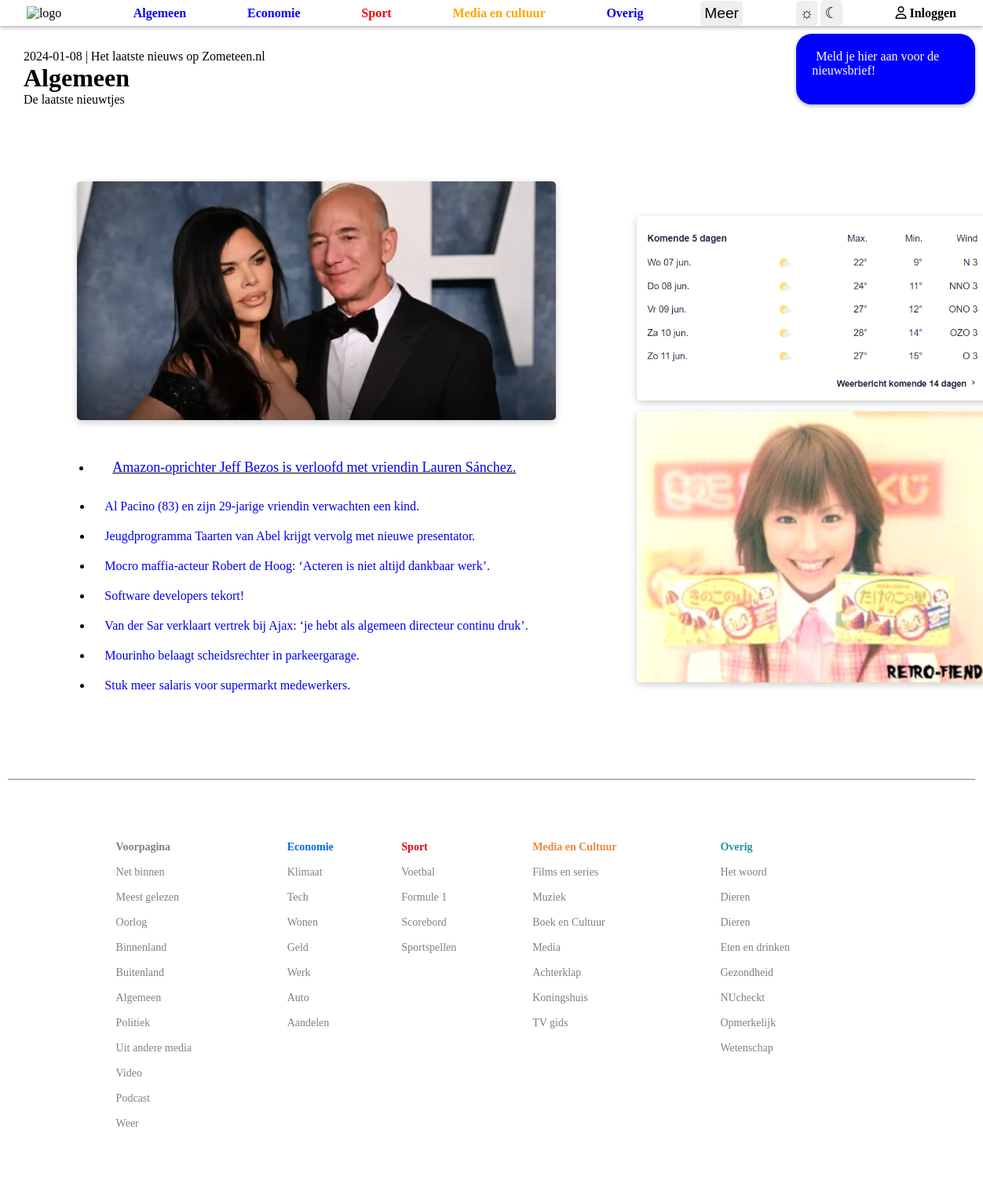
The page / on the database its author committed.
### tables this page shows
CREATE TABLE `nieuwsberichten` (
    id INT NOT NULL AUTO_INCREMENT PRIMARY KEY,
    titel VARCHAR(100) NOT NULL,
    categorie ENUM('economie', 'sport', 'media_en_cultuur', 'overig') NOT NULL,
    datum_geplaatst DATETIME NOT NULL,
    inhoud1 TEXT NOT NULL,
    inhoud2 TEXT NOT NULL,
    afbeelding_naam VARCHAR(100)
);

CREATE TABLE `advertenties` (
    id INT NOT NULL AUTO_INCREMENT PRIMARY KEY,
    naam VARCHAR(100) NULL,
    afbeelding_naam VARCHAR(100)
);

### database_connectie.php (called while the page is built)
<?php
$host = '127.0.0.1';
$db   = 'nieuwspagina_zometeen';
$user = 'bit_academy';
$pass = 'bit_academy';
$charset = 'utf8mb4';
$dsn = "mysql:host=$host;dbname=$db;charset=$charset";
$options = [
    PDO::ATTR_ERRMODE            => PDO::ERRMODE_EXCEPTION,
    PDO::ATTR_DEFAULT_FETCH_MODE => PDO::FETCH_ASSOC,
    PDO::ATTR_EMULATE_PREPARES   => false,
];
try {
    $pdo = new PDO($dsn, $user, $pass, $options);
} catch (PDOException $e) {
    exit('Error connecting to database: ' . $e->getMessage());
}
$random_number = rand(1, 7);
$advertensiePDO = $pdo->query("SELECT afbeelding_naam FROM advertenties WHERE id = $random_number");
$advertensie = $advertensiePDO->fetch();
?>

### index.php (the view, shortened to what this page needs)
<!DOCTYPE html>
<html lang="nl">
<head>
    <?PHP
    include "./database_connectie.php";
    $artikelenPDO = $pdo->query("SELECT titel, id FROM nieuwsberichten WHERE
    datum_geplaatst < (now() - INTERVAL 3 MONTH) ORDER BY datum_geplaatst DESC");
    $afbeelding_naamPDO = $pdo ->query("SELECT afbeelding_naam FROM nieuwsberichten WHERE
    datum_geplaatst < (now() - INTERVAL 3 MONTH) ORDER BY datum_geplaatst DESC LIMIT 1");
    $afbeelding_naam = $afbeelding_naamPDO->fetch();
    ?>
    <link rel="stylesheet" href="style.css">
    <link rel="stylesheet" href="https://cdnjs.cloudflare.com/ajax/libs/font-awesome/6.4.0/css/all.min.css">
</head>
<body>
    <?PHP include "./header.php"; ?>
    <div class="titel_root">
        <div class="titel">
            <p><?PHP echo date("Y-m-d") ?> | Het laatste nieuws op Zometeen.nl</p>
            <h1>Algemeen</h1>
            <p>De laatste nieuwtjes</p>
        </div>
        <?PHP include "./nieuwsbrief_melding.php"?>
    </div>
    <div class="algemeen">
        <div>
            <img class="news_list_afbeelding" src="afbeeldingen/nieuws_afbeeldingen/<?PHP echo $afbeelding_naam['afbeelding_naam']; ?>.png" alt="afbeelding">
            <div class="news_list">
                <ul>
                <?PHP
                while($bericht = $artikelenPDO->fetch()) {
                    echo "<li class='nieuws_titel'><a href='./nieuwsbericht.php?id=" . $bericht['id'] . "'>" . $bericht['titel'] . "</a></li>";
                }
                ?>
                </ul>
            </div>
        </div>
        <div>
            <img src="afbeeldingen/weerbericht.png" alt="weerbericht" class="algemeen_afbeelding">
            <img src="afbeeldingen/adv/<?PHP echo $advertensie['afbeelding_naam']; ?>.gif" alt="adv" class="algemeen_afbeelding">
        </div>
   </div>
   <?PHP include "./footer.php";?>
</body>
</html>

### header.php (shortened to what this page needs)
<header>
    <img class="logo_header" src="afbeeldingen/Nu-nl-logo.png" alt="logo">
    <p><a href="index.php">Algemeen</a></p>
    <p><a href="economie.php" class="economie">Economie</a></p>
    <p><a href="sport.php" class="sport">Sport</a></p>
    <p><a href="media_en_cultuur.php" class="media_en_cultuur">Media en cultuur</a></p>
    <p><a href="overig.php">Overig</a></p>
    <button class="toggle" onclick="toggleDropDown()">Meer</button>
    <form method="post" action="">
        <input class="toggle" type="submit" name="mode" id="mode" value="☼">
        <input class="toggle" type="submit" name="mode" id="mode" value="☾">
    </form>
    <p><i class="fa-regular fa-user"></i> Inloggen</p>
</header>

### nieuwsbrief_melding.php
<div class="nieuwsbrief">
    <p><a class="text_melding" href="nieuwsbrief_aanmelden.php">Meld je hier aan voor de nieuwsbrief!</a></p>
</div>

### footer.php (shortened to what this page needs)
<!DOCTYPE html>
<html lang="en">
<head>
    <link rel="stylesheet" href="style.css">
</head>
<body>
    <div class="footer">
      <table>
        <tr>
            <th class="voorpagina_footer">Voorpagina</th>
            <th class="economie_footer">Economie</th>
            <th class="sport_footer">Sport</th>
            <th class="mediacultuur_footer">Media en Cultuur</th>
            <th class="overig_footer">Overig</th>
        </tr>
        <tr>
            <td>Net binnen</td>
            <td>Klimaat</td>
            <td>Voetbal</td>
            <td>Films en series</td>
            <td>Het woord</td>
        </tr>
        <tr>
            <td>Meest gelezen</td>
            <td>Tech</td>
            <td>Formule 1</td>
            <td>Muziek</td>
            <td>Dieren</td>
        </tr>
        <tr>
            <td>Oorlog</td>
            <td>Wonen</td>
            <td>Scorebord</td>
            <td>Boek en Cultuur</td>
            <td>Dieren</td>
        </tr>
        <tr>
            <td>Binnenland</td>
            <td>Geld</td>
            <td>Sportspellen</td>
            <td>Media</td>
            <td>Eten en drinken</td>
        </tr>
        <tr>
            <td>Buitenland</td>
            <td>Werk</td>
            <td></td>
            <td>Achterklap</td>
            <td>Gezondheid</td>
        </tr>
        <tr>
            <td>Algemeen</td>
            <td>Auto</td>
            <td></td>
            <td>Koningshuis</td>
            <td>NUcheckt</td>
        </tr>
        <tr>
            <td>Politiek</td>
            <td>Aandelen</td>
            <td></td>
            <td>TV gids</td>
            <td>Opmerkelijk</td>
        </tr>
        <tr>
            <td>Uit andere media</td>
            <td></td>
            <td></td>
            <td></td>
            <td>Wetenschap</td>
        </tr>
        <tr>
            <td>Video</td>
            <td></td>
            <td></td>
            <td></td>
            <td></td>
        </tr>
        <tr>
            <td>Podcast</td>
            <td></td>
            <td></td>
            <td></td>
            <td></td>
        </tr>
        <tr>
            <td>Weer</td>
            <td></td>
            <td></td>
            <td></td>
            <td></td>
        </tr>
      </table>
    </div>
</body>
</html>

### style.css (style rules this page uses)
* { margin: 0; padding: 0; }
body { display: flex; flex-direction: column; }
header > p { font-weight: bolder; }
div { margin: 10px; padding: 20px; }
a { text-decoration: none; padding: 5px; border-radius: 5px; }
header { position: -webkit-sticky; position: sticky; top: 0; width: 100%; display: flex; flex-direction: row; align-items: center; justify-content: space-around; box-shadow: 0 2px 5px rgba(0, 0, 0, 0.3); z-index: 1; }
.logo_header { width: 63px; }
.economie { color: blue; }
.sport { color: red; }
.media_en_cultuur { text-decoration: none; color: orange; }
.toggle { border: none; border-radius: 5px; font-size: larger; padding: 5px; }
.titel_root { margin: 0px; padding: 0px; display: flex; flex-direction: row; }
.titel { width: 310px; }
.algemeen { display: flex; flex-direction: row; justify-content: space-evenly; align-items: center; }
.algemeen>div:last-child { width: 30%; }
.nieuws_titel { padding: 10px; }
.nieuws_titel:first-child { font-size: large; text-decoration: underline; padding: 20px; }
.algemeen_afbeelding { width: 450px; border-radius: 5px; box-shadow: 0 3px 10px rgb(0 0 0 / 0.2); margin: 5px; }
.news_list_afbeelding { display: block; width: 97%; border-radius: 5px; box-shadow: 0 3px 10px rgb(0 0 0 / 0.2); margin: 5px; margin-right: auto; margin-left: auto; }
.footer { border-top: 1px solid grey; color: gray; }
table { border-collapse: separate; width: 90%; margin: 0 auto; border-spacing: 0; padding: 50px; }
th, td { padding: 8px; text-align: left; border-bottom: none; font-size: 14px; }
.economie_footer { color: #006ce0; }
.sport_footer { color: #e00614; }
.mediacultuur_footer { color: #ed883b; }
.overig_footer { color: #2a9198; }
.nieuwsbrief { width: 15%; height: 50px; margin-left: auto; background-color: blue; border-radius: 20px; box-shadow: 0 2px 5px rgba(0, 0, 0, 0.3); animation: showHide 80s infinite; }
.text_melding { color: white; }

### rows shown on the page
nieuwsberichten: afbeelding_naam (picture), titel "Amazon-oprichter Jeff Bezos is verloofd met vriendin Lauren Sánchez."
nieuwsberichten: titel "Al Pacino (83) en zijn 29-jarige vriendin verwachten een kind."
nieuwsberichten: titel "Jeugdprogramma Taarten van Abel krijgt vervolg met nieuwe presentator."
nieuwsberichten: titel "Mocro maffia-acteur Robert de Hoog: ‘Acteren is niet altijd dankbaar werk’."
nieuwsberichten: titel "Software developers tekort!"
nieuwsberichten: titel "Van der Sar verklaart vertrek bij Ajax: ‘je hebt als algemeen directeur continu druk’."
nieuwsberichten: titel "Mourinho belaagt scheidsrechter in parkeergarage."
nieuwsberichten: titel "Stuk meer salaris voor supermarkt medewerkers."
advertenties: afbeelding_naam (picture)
